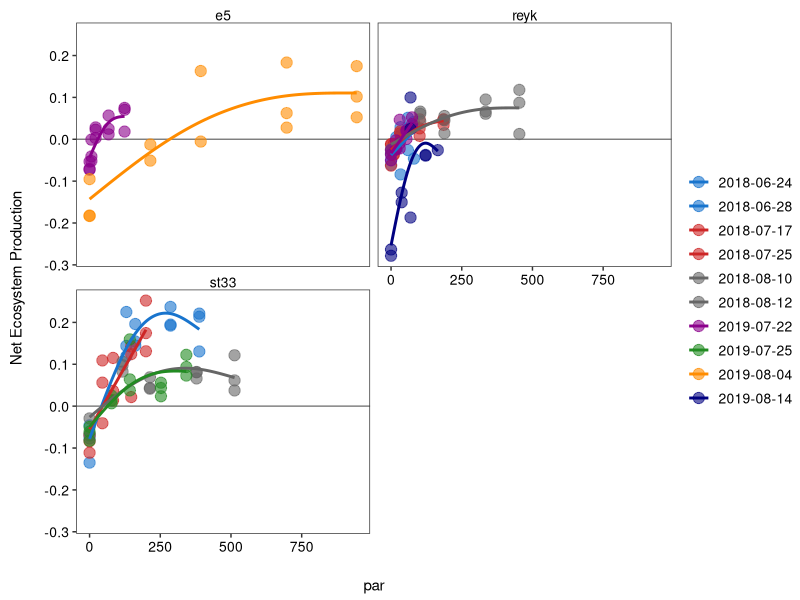

The R script that drew this image: (Note: this script raises an error after producing the figure.)
#==========
#========== Preliminaries
#==========

# load packages
library(tidyverse)
library(lubridate)
library(nlme)

# import data
# define relative light
benthic_clean = read_csv("data/clean_data/benthic_clean.csv") 
pelagic_clean = read_csv("data/clean_data/pelagic_clean.csv") 

# set theme
theme_set(theme_bw() %+replace% 
            theme(panel.grid = element_blank(),
                  strip.background = element_blank(),
                  legend.margin = margin(0,0,0,0),
                  strip.text = element_text(size=10),
                  legend.text = element_text(size=10),
                  axis.text=element_text(size=10, color="black"),
                  axis.title.y=element_text(angle = 90 ,margin=margin(0,15,0,0)),
                  axis.title.x=element_text(margin=margin(15,0,0,0))))





#==========
#========== Analysis: Benthic
#==========

# plot
benthic_clean %>%
  filter(!is.na(par)) %>%
  mutate(site = factor(site), site = droplevels(site)) %>%
  ggplot(aes(par, do_flux, color = factor(sampledate)))+
  facet_wrap(~site, nrow = 2)+
  geom_hline(yintercept = 0, size = 0.5, alpha = 0.5)+
  geom_point(size=3.5, alpha = 0.6)+
  scale_y_continuous("Net Ecosystem Production")+
  scale_color_manual("",values=c("dodgerblue3","dodgerblue3","firebrick3","firebrick3",
                                 "gray40","gray40","magenta4","forestgreen","darkorange","navyblue"))+
  stat_smooth(method = "gam", formula = y~s(x, k =3), se = F)

#==========
#========== Analysis: Pelagic
#==========

# plot
pelagic_clean %>%
  filter(!is.na(par), sampledate != "2018-08-15") %>%
  mutate(site = factor(site), site = droplevels(site)) %>%
  ggplot(aes(par, do_flux, color = factor(sampledate)))+
  facet_wrap(~site, nrow = 2)+
  geom_hline(yintercept = 0, size = 0.5, alpha = 0.5)+
  geom_point(size=3.5, alpha = 0.7)+
  scale_y_continuous("Net Ecosystem Production")+
  scale_color_manual("",values=c("dodgerblue3","dodgerblue3","firebrick3","firebrick3",
                                 "gray40","gray40","orange","magenta4","forestgreen","darkorange"))+
  stat_smooth(method = "gam", formula = y~s(x, k =3), se = F)

